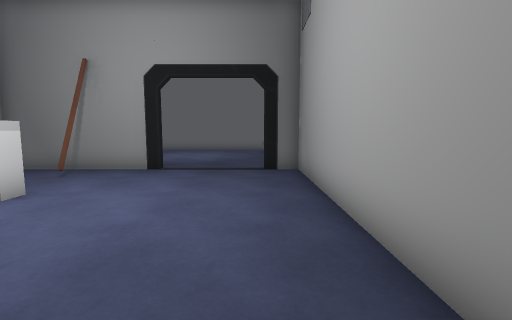
View 1 (above)

20 first-person views from a walk through a 3-D level made in the Unity game engine. The camera is 1.3 m above the floor, tilts 6° down and sees 85° across. Doors are open. The floor is counted in squares, 1 m on a side. Each view is taken from the middle of a square. On the plan, view 1 faces up. The plan holds only what a view shows up to about 13 squares ahead; the rest is blank. The player character is not drawn. Some surface patterns are stand-ins.

View 2
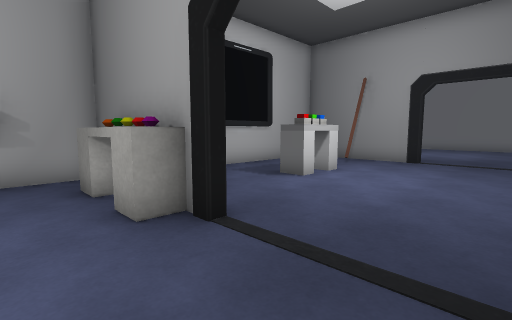

View 3
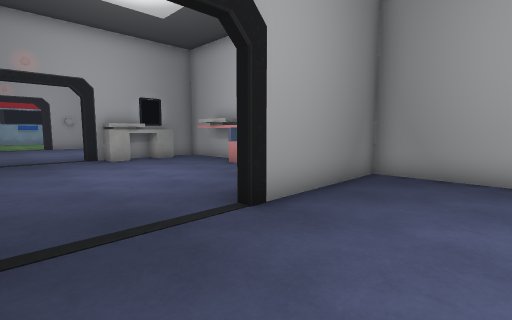

View 4
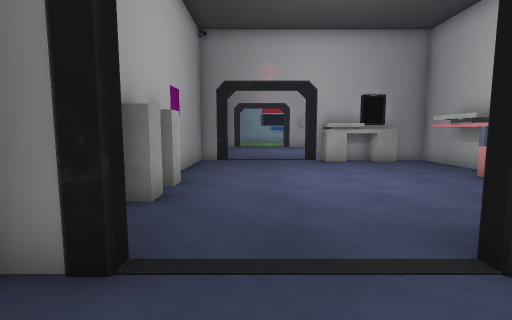

View 5
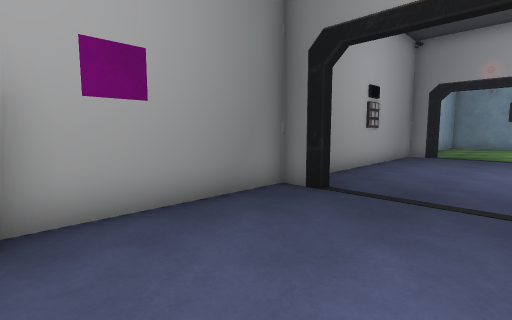

View 6
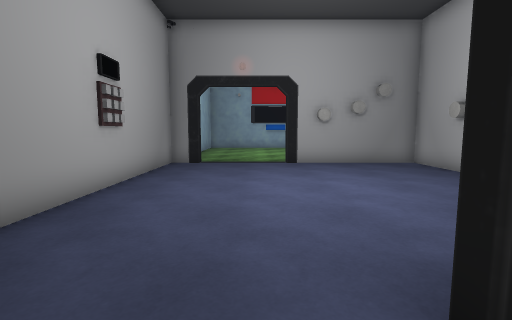

View 7
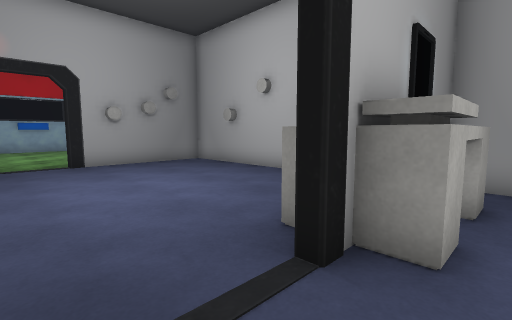

View 8
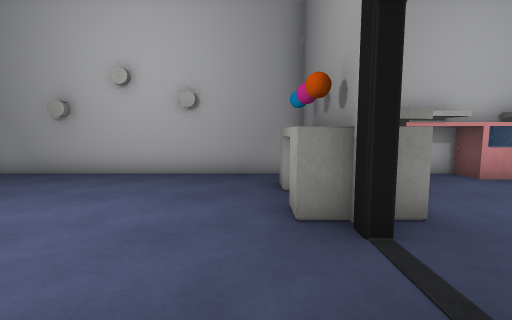

View 9
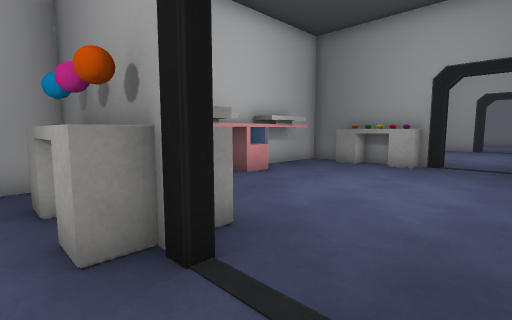

View 10
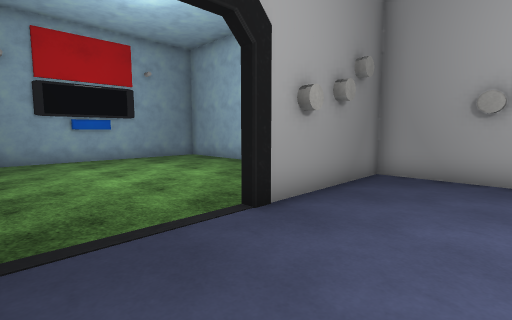

View 11
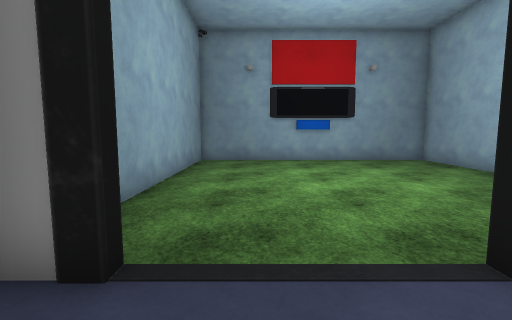

View 12
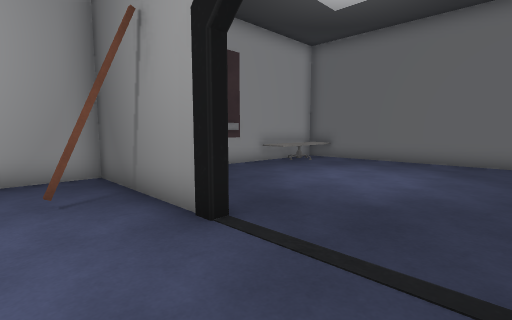

View 13
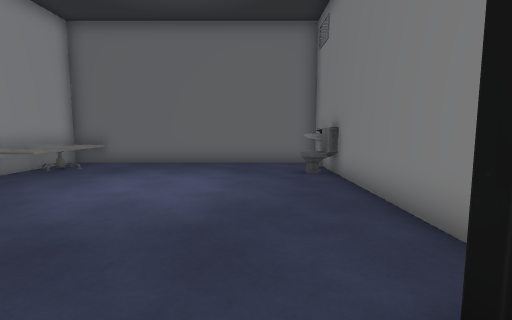

View 14
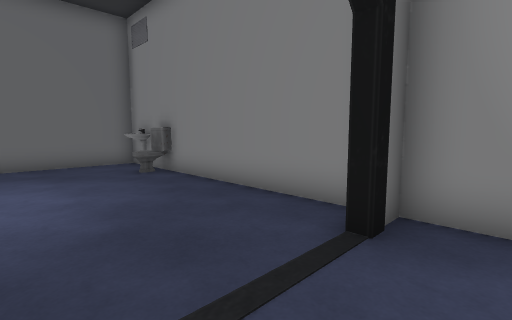

View 15
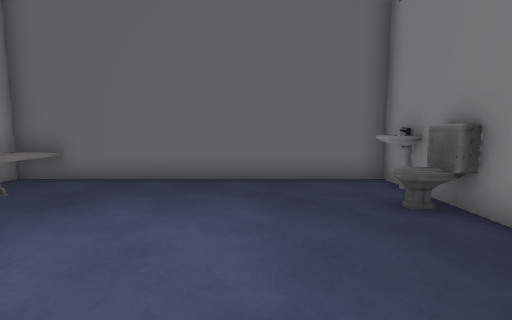

View 16
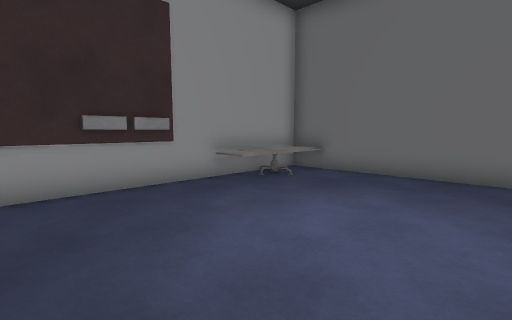

View 17
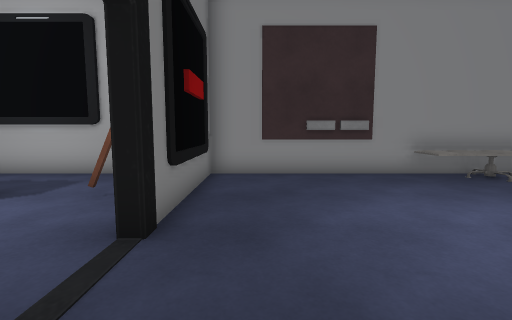

View 18
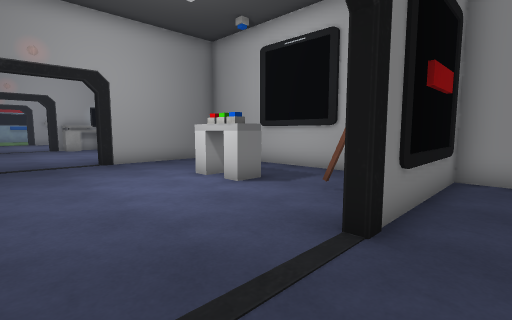

View 19
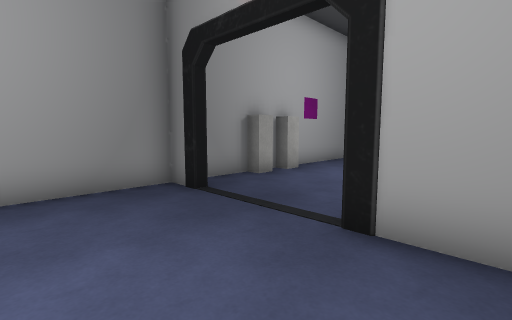

View 20
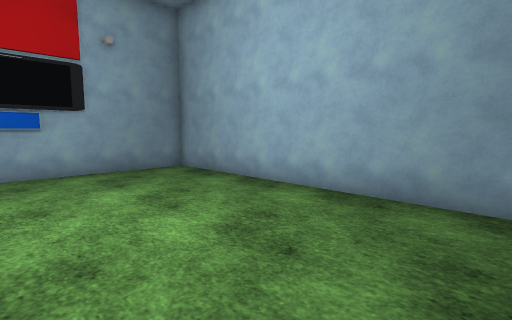

### Floor plan
Points are (right, up) in squares from view 1. A wall is a line through its corners. A room is listed if a view was taken in it or the views show most of it. See-through windows are left out.
Room 1 (views 1, 2, 3, 4, 5, 6, 7, 8, 9, 10, 11, 12, 13, 14, 19)
walls: (-7.4, -6) (-8.5, -6); (-7.4, -5.2) (-8.2, -5.2); (-7.4, -2.6) (-7.4, -8.4); (-7.4, -10.7) (-8.4, -10.7) (-8.4, -20.3) (-5.5, -20.3); (0.2, -10.4) (1.4, -10.4) (1.4, -1.5); (-7.4, -0.7) (-8.4, -0.7) (-8.4, -10.4) (-7.4, -10.4); (0.2, -0.4) (1.4, -0.4) (1.4, 9.4) (0.3, 9.4); (-4.5, -20.3) (-3.3, -20.3); (-5.4, 8.5) (-5.4, 7.8); (0.2, -20.3) (1.4, -20.3) (1.4, -12.6); (-3.2, 9.4) (-8.4, 9.4) (-8.4, -0.4) (-7.4, -0.4)
ways out: open door at (-2, 9.5) to room 2; open door at (-1.6, -20.2) to room 3; open door at (-2, -10.5); open door at (-1.6, -0.8)
objects: cylinder (-9, -18) to (-8, -18); other object (-8, -7); other object (-8, -4); desk (-7, -11) to (-4, -11); desk (-7, -10) to (-6, -10); desk (-7, -1) to (-4, -1); other object (-5, -10) to (-4, -10); desk (-5, 4) to (-5, 5); other object (1, -16); other object (1, -5); other object (1, -4) to (1, -3)
Room 2 (views 15, 16, 17, 18)
walls: (1.4, 10.1) (1.4, 19.4) (-8.4, 19.4) (-8.4, 9.6) (-3.2, 9.6)
low walls: (-7.1, 19.4) (-7.1, 15.7) (-8.3, 15.7)
ways out: open door at (-2, 9.5) to room 1
objects: toilet (1, 16) to (1, 17); sink (1, 18) to (1, 19)
Room 3 (view 20)
walls: (-5.5, -20.3) (-4.5, -20.3); (-4.2, -30.2) (-2.8, -30.2); (-8.4, -21.1) (-8.4, -30.4) (1.4, -30.4) (1.4, -22.9)
ways out: open door at (-1.6, -20.2) to room 1

Positions as (right, up) in squares from view 1, and headings:
1: (0, 0), facing up
2: (0, -3), facing up-left
3: (0, 3), facing down-left
4: (-1, 2), facing down
5: (-3, -5), facing down-right
6: (-2, -9), facing down
7: (-1, -9), facing down-left
8: (0, -12), facing left
9: (-1, -12), facing up-left
10: (0, -17), facing down-left
11: (-1, -18), facing down
12: (0, 7), facing up-left
13: (-1, 8), facing up
14: (-3, 8), facing up-right
15: (-2, 12), facing up
16: (-2, 11), facing up-left
17: (0, 11), facing left
18: (0, 11), facing down-left
19: (-5, 3), facing down-right
20: (-3, -21), facing down-left
